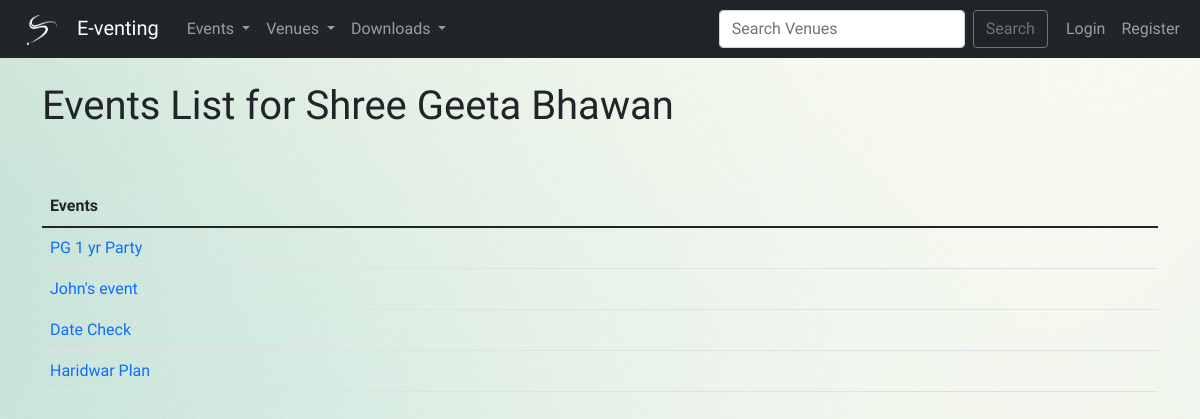
The page /venue_events/4 on the database its author committed.
### events/models.py (models this page shows, shortened)
class Venue(models.Model):
    name = models.CharField('Venue Name', max_length=120)
    address = models.CharField(max_length=300)
    pin_code = models.CharField('Pin Code', max_length=10)
    phone = models.CharField('Contact', max_length=25, blank=True)
    web = models.URLField('Web Address', blank=True)
    email = models.EmailField('Email Address', blank=True)
    owner = models.IntegerField('Venue Owner', blank=False, default=1)
    venue_image = models.ImageField(null=True, blank=True, upload_to='images/')
    def __str__(self):
        return self.name

class Event(models.Model):
    name = models.CharField('Event Name', max_length=120)
    event_date = models.DateTimeField('Event Date')
    venue = models.ForeignKey(Venue, blank=True, null=True, on_delete=models.CASCADE)
    manager = models.ForeignKey(User, blank=True, null=True, on_delete=models.SET_NULL,related_name='manager')
    description = models.TextField(blank=True)
    attendees = models.ManyToManyField(Attendee, blank=True)
    approved = models.BooleanField(default=False)
    def __str__(self):
        return self.name

### events/views.py (the view)
# urls.py: path('venue_events/<venue_id>', views.venue_events, name='venue-events'),
def venue_events(request,venue_id):
    venue=Venue.objects.get(id=venue_id)
    events = venue.event_set.all()
    if events:
        return render(request,'events/venue_events.html',{'venue':venue,'events':events})
    else:
        messages.success(
            request, ("No events at "+venue.name+"!!"))
        return redirect('admin-approval')

### events/templates/events/venue_events.html
{% extends 'events/base.html' %}
{% block content %}
<h1> Events List for {{venue}} </h1>
<br><br>
<table class="table table-hover table-stripped">
    <thead>
        <tr>
            <th scope="col">Events</th>
        </tr>
    </thead>
    {% for event in events %}
        <tr>
            <td>
                <a href="{% url 'show-event' event.id%}" style="text-decoration: none;">{{event}}</a>
            </td>
        </tr>
    {% endfor %}
</table>
{% endblock %}

### events/static/events/style.css (style rules this page uses)
body { background: url("images/bg.jpg") no-repeat fixed; }

### rows shown on the page
Venue: name "Shree Geeta Bhawan"
Event: name "PG 1 yr Party"
Event: name "John's event"
Event: name "Date Check"
Event: name "Haridwar Plan"
